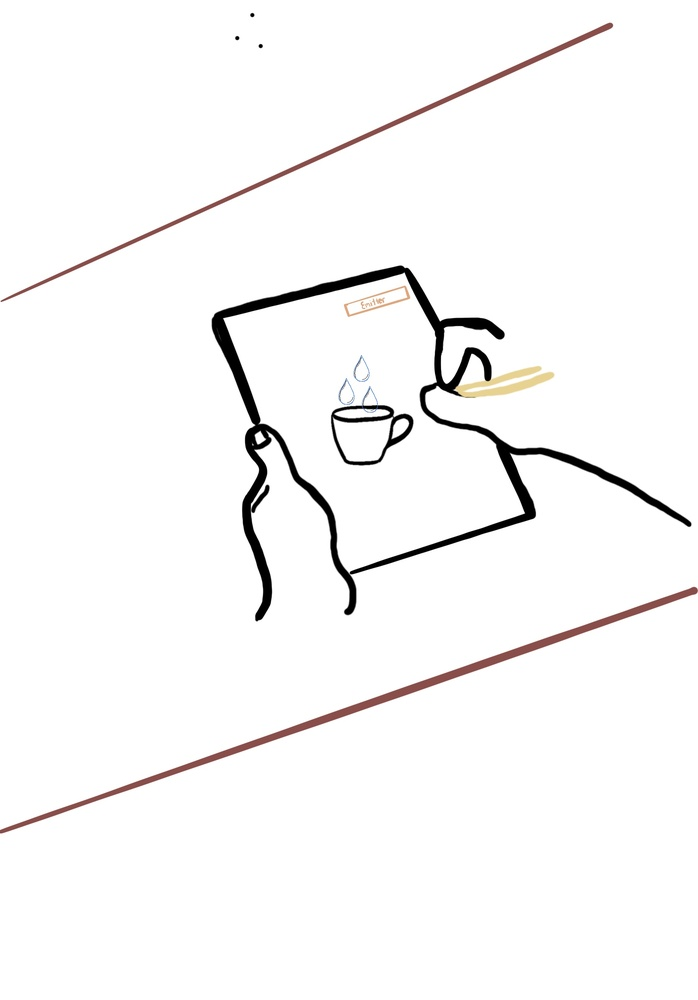
#> input picture Sketches/Draw_Particles_1.jpg, 698 x 1000 px, shrunk from 1668 x 2388 before the run, given in place of the camera
$ python color_detection.py
#> lines starting #> are read from the running program, lines starting #| are printed output that depends on the picture; after the words box and inside, x2 and y2 are one past the last pixel; in counts of white or black regions, pixels touching at a corner belong together
import numpy as np
import cv2
import imutils
# image


HSVfilter = [0,0,0]
hsvFrame = None


def mouseRGB(event, x, y, flags, param):
    global HSVfilter
    if event == cv2.EVENT_LBUTTONDOWN:  # checks mouse left button down condition

        HSVfilter = hsvFrame[y, x]
        print(HSVfilter)


def getBound():
    global HSVfilter
    h = HSVfilter[0]
    s = HSVfilter[1]
    v = HSVfilter[2]

    lower_bound = np.array(
        [ h-20 if h-20>=0 else h, s-20 if s-20>=0 else s , v-20 if v-20>=0 else v], np.uint8)

    upper_bound = np.array(
        [ h+20 if h+20<=179 else h, s+20 if s+20<=255 else s , v+20 if v+20<=255 else v], np.uint8)
    return lower_bound, upper_bound


def maximumAreaContour(contours):
        cnts = imutils.grab_contours(contours)
        maxC = []
        maxCArea = 0
        for c in cnts:
            area = cv2.contourArea(c)

            if(maxCArea < area):
                maxC = c
                maxCArea = area

        return maxC

def main():
    # use global variables
    global hsvFrame, HSVfilter

    # Capturing video through webcam
    webcam = cv2.VideoCapture(0)

    # Start a while loop
    while(1):

        # Reading the video from the
        # webcam in image frames
        _, imageFrame = webcam.read()
#> imageFrame is the input picture: shape (1000, 698, 3); mean B, G, R 247.3, 247.5, 248.2

        # Convert the imageFrame in
        # BGR(RGB color space) to
        # HSV(hue-saturation-value)
        # color space
        hsvFrame = cv2.cvtColor(imageFrame, cv2.COLOR_BGR2HSV)
#> hsvFrame: shape (1000, 698, 3); mean H, S, V 3.3, 1.6, 248.2

        # Set range for green color and
        # print(HSVfilter)
        # define mask

        lower_bound, upper_bound = getBound()

        mask = cv2.inRange(hsvFrame, lower_bound, upper_bound)
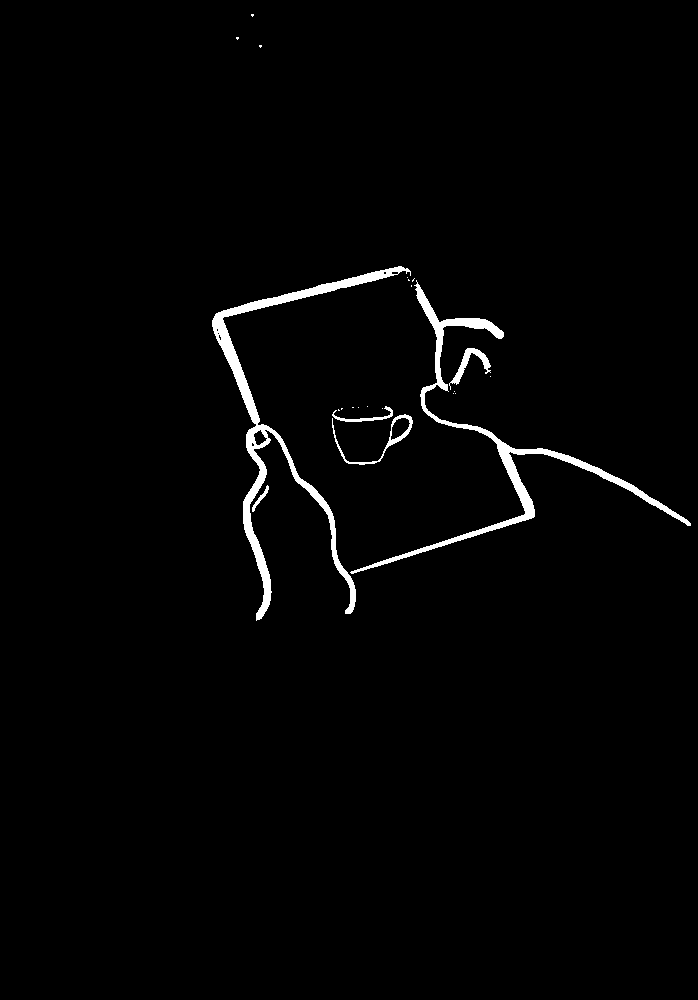
#> mask: shape (1000, 698); 1.7% white; 23 white regions (17 under 20 px), largest, box (x1, y1, x2, y2) and area: (212, 266, 411, 621) 5734, (350, 280, 691, 574) 4755, (332, 414, 413, 465) 448, (449, 348, 491, 390) 423, (332, 406, 393, 422) 222, (252, 485, 269, 512) 101

        # Morphological Transform, Dilation
        # for each color and bitwise_and operator
        # between imageFrame and mask determines
        # to detect only that particular color
        kernal = np.ones((5, 5), "uint8")

        mask = cv2.dilate(mask, kernal)
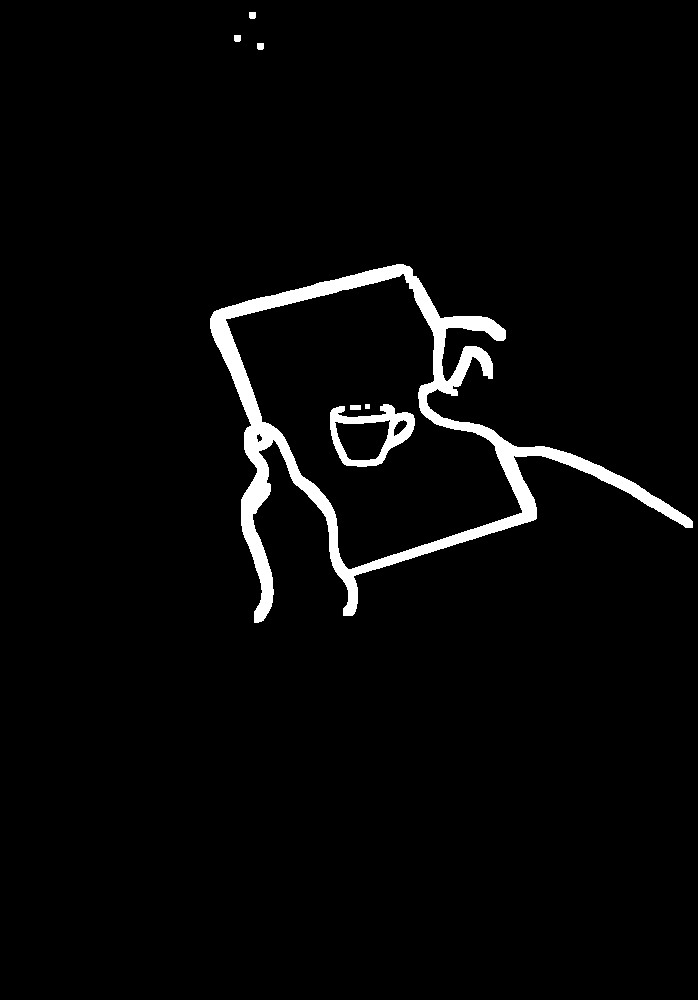
#> mask: shape (1000, 698); 3.1% white; 7 white regions
        resFrame = cv2.bitwise_and(imageFrame, imageFrame,
                                       mask=mask)
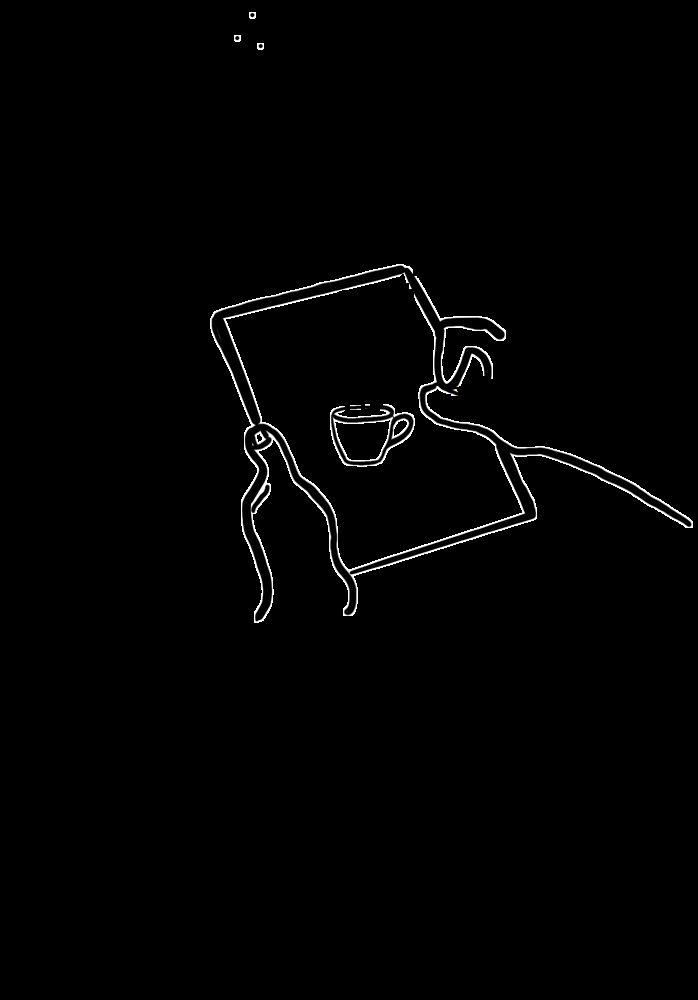
#> resFrame: shape (1000, 698, 3); mean B, G, R 2.8, 2.8, 2.8

        # Creating contour to track green color
        contours = cv2.findContours(mask,
                                               cv2.RETR_TREE,
                                               cv2.CHAIN_APPROX_SIMPLE)
#> contours = 11 contours, 1 with area under 20; largest, box (x1, y1, x2, y2) and area: (210, 264, 693, 623) 64784, (225, 273, 523, 570) 46678, (330, 404, 415, 467) 3508, (334, 419, 391, 461) 1665, (393, 419, 408, 437) 132


        maxC = maximumAreaContour(contours)
#> in maximumAreaContour, `cnts = imutils.grab_contours(contours)`: cnts has the same summary as contours in main
#> the loop in maximumAreaContour, `for c in cnts:` made 11 passes
#> (area, maxCArea) on pass 1: (64783.5, 64783.5)
#> area on passes 2, 3, 5, 6, 7, 9: 35, 46678, 3507.5, 132, 1665, 35
#> after the loop in maximumAreaContour, `for c in cnts:`: maxC = contour of 1137 points, box (x1, y1, x2, y2) (210, 264, 693, 623), area 64784; maxCArea = 64783.5

        if len(maxC) > 0 :
            cv2.drawContours(imageFrame, [maxC], -1, (0, 255, 0), 3)
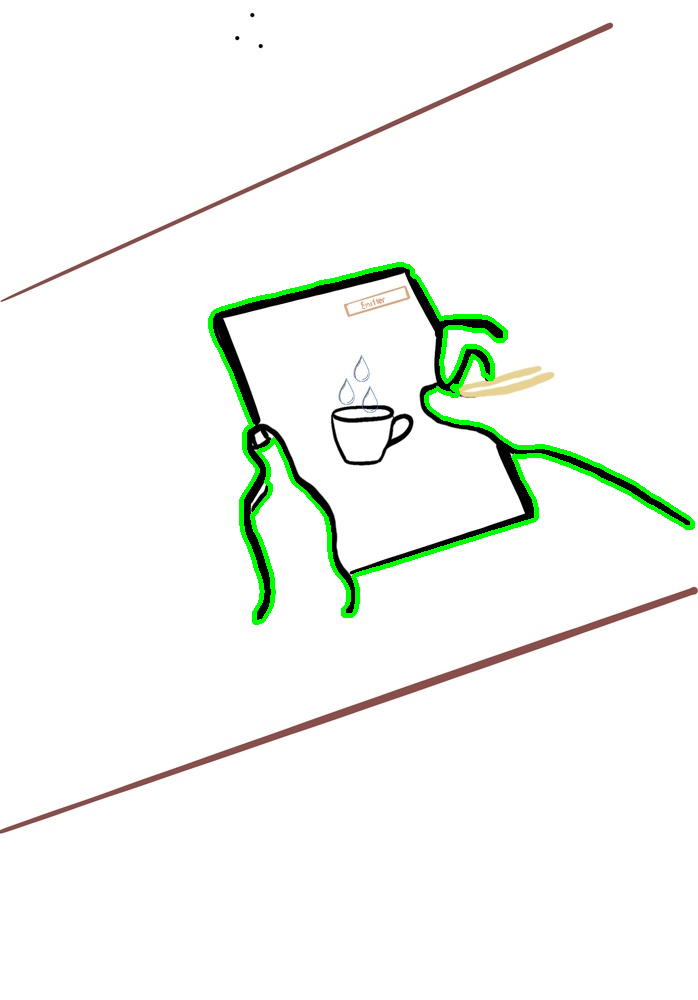
#> imageFrame: shape (1000, 698, 3); 1.48% of pixels changed, all inside (x1, y1, x2, y2) = (208, 262, 695, 625)

            M = cv2.moments(maxC)
#> M = moments, m00 64783.5, centre m10/m00, m01/m00 = (374.1, 422.8)

            if M['m00'] != 0:
                cx = int(M['m10']/M['m00'])
#> cx = 374
                cy = int(M['m01']/M['m00'])
#> cy = 422

                cv2.circle(imageFrame, (cx, cy), 7, (255, 255, 255), -1)
#> imageFrame: shape (1000, 698, 3); 0.01% of pixels changed, all inside (x1, y1, x2, y2) = (367, 415, 382, 424)


        # Program Termination
        projector = "color-detect"

        cv2.namedWindow(projector)
        cv2.setMouseCallback(projector, mouseRGB)
        if(HSVfilter[0] != 0):
            cv2.imshow(projector, resFrame)
        else:
            cv2.imshow(projector, imageFrame)
        if cv2.waitKey(10) & 0xFF == ord('q'):
#> (key q is pressed here)
#> (the run stopped early here; a loop or call above may not have finished)
